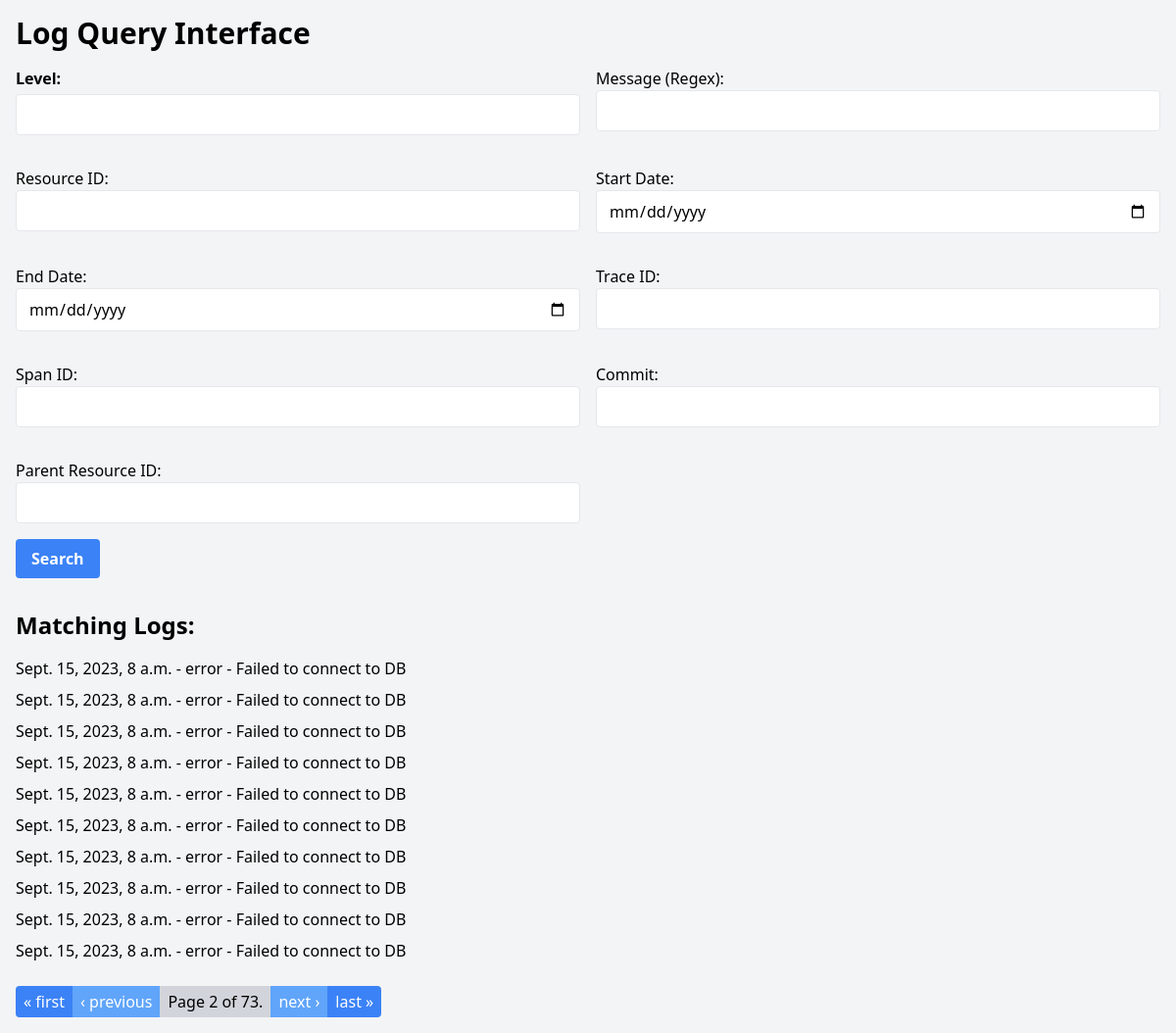
Screenshot of /query/?page=2 with the database file from the repository.
### log_ingestor_app/models.py (models this page shows, shortened)
class Log(models.Model):
    level = models.CharField(max_length=50)
    message = models.TextField()
    resourceId = models.CharField(max_length=100)
    timestamp = models.DateTimeField()
    traceId = models.CharField(max_length=100)
    spanId = models.CharField(max_length=100)
    commit = models.CharField(max_length=100)
    parentResourceId = models.CharField(max_length=100, null=True, blank=True)  # Nullable field

### log_ingestor_app/views.py (the view)
# urls.py: path('query/', views.query_logs, name='query_logs'),
def query_logs(request):
    logs = Log.objects.all().order_by('-timestamp')
    level = request.GET.get('level')
    message = request.GET.get('message')
    resourceId = request.GET.get('resourceId')
    start_date = request.GET.get('start_date')
    end_date = request.GET.get('end_date')
    traceId = request.GET.get('traceId')
    spanId = request.GET.get('spanId')
    commit = request.GET.get('commit')
    parentResourceId = request.GET.get('metadata__parentResourceId')
    if level:
        logs = logs.filter(level=level)
    if message:
        try:
            logs = logs.filter(message__regex=message)
        except re.error:
            pass  # Handle invalid regex pattern
    if resourceId:
        logs = logs.filter(resourceId=resourceId)
    if start_date and end_date:
        logs = logs.filter(timestamp__range=(start_date, end_date))
    if traceId:
        logs = logs.filter(traceId=traceId)
    if spanId:
        logs = logs.filter(spanId=spanId)
    if commit:
        logs = logs.filter(commit=commit)
    if parentResourceId:
        logs = logs.filter(metadata__parentResourceId=parentResourceId)
    paginator = Paginator(logs, 10)  # Display 10 logs per page
    page = request.GET.get('page')
    try:
        paginated_logs = paginator.page(page)
    except PageNotAnInteger:
        paginated_logs = paginator.page(1)
    except EmptyPage:
        paginated_logs = paginator.page(paginator.num_pages)
    context = {
        'logs': paginated_logs,
    }
    return render(request, 'query_logs.html', context)

### templates/query_logs.html (shortened to what this page needs)
<!DOCTYPE html>
<html>
<head>
    <link href="https://cdn.jsdelivr.net/npm/tailwindcss@2.2.19/dist/tailwind.min.css" rel="stylesheet">
</head>
<body class="bg-gray-100 p-4">
    <h1 class="text-3xl font-bold mb-4">Log Query Interface</h1>
    <form method="GET" action="{% url 'query_logs' %}" class="mb-8">
        <div class="grid grid-cols-2 gap-4">
            <div class="mb-4">
                <label for="level" class="block font-bold mb-1">Level:</label>
                <input type="text" id="level" name="level" class="border rounded px-3 py-2 w-full">
            </div>
            <div class="mb-4">
                <label for="message">Message (Regex):</label>
                <input type="text" id="message" name="message" class="border rounded px-3 py-2 w-full">
            </div>
            <div class="mb-4">
                <label for="resourceId">Resource ID:</label>
                <input type="text" id="resourceId" name="resourceId" class="border rounded px-3 py-2 w-full">
            </div>
            <div class="mb-4">
                <label for="start_date">Start Date:</label>
                <input type="date" id="start_date" name="start_date" class="border rounded px-3 py-2 w-full">
            </div>
            <div class="mb-4">
                <label for="end_date">End Date:</label>
                <input type="date" id="end_date" name="end_date" class="border rounded px-3 py-2 w-full">
            </div>
            <div class="mb-4">
                <label for="traceId">Trace ID:</label>
                <input type="text" id="traceId" name="traceId" class="border rounded px-3 py-2 w-full">
            </div>
            <div class="mb-4">
                <label for="spanId">Span ID:</label>
                <input type="text" id="spanId" name="spanId" class="border rounded px-3 py-2 w-full">
            </div>
            <div class="mb-4">
                <label for="commit">Commit:</label>
                <input type="text" id="commit" name="commit" class="border rounded px-3 py-2 w-full">
            </div>
            <div class="mb-4">
                <label for="parentResourceId">Parent Resource ID:</label>
                <input type="text" id="parentResourceId" name="parentResourceId" class="border rounded px-3 py-2 w-full">
            </div>
        </div>
        <button type="submit" class="bg-blue-500 hover:bg-blue-700 text-white font-bold py-2 px-4 rounded">
            Search
        </button>
    </form>
    <h2 class="text-2xl font-bold mb-4">Matching Logs:</h2>
    <ul>
        {% for log in logs %}
            <li class="mb-2">{{ log.timestamp }} - {{ log.level }} - {{ log.message }}</li>
        {% empty %}
            <li>No logs found</li>
        {% endfor %}
    </ul>
    <div class="mt-6">
        <span class="inline-flex">
            {% if logs.has_previous %}
                <a href="?page=1" class="px-2 py-1 bg-blue-500 text-white rounded-l">« first</a>
                <a href="?page={{ logs.previous_page_number }}" class="px-2 py-1 bg-blue-400 text-white">‹ previous</a>
            {% endif %}
            <span class="px-2 py-1 bg-gray-300">
                Page {{ logs.number }} of {{ logs.paginator.num_pages }}.
            </span>
            {% if logs.has_next %}
                <a href="?page={{ logs.next_page_number }}" class="px-2 py-1 bg-blue-400 text-white">next ›</a>
                <a href="?page={{ logs.paginator.num_pages }}" class="px-2 py-1 bg-blue-500 text-white rounded-r">last »</a>
            {% endif %}
        </span>
    </div>
</body>
</html>

### rows the page displays
Log: timestamp "Sept. 15, 2023, 8 a.m.", level "error", message "Failed to connect to DB"
Log: timestamp "Sept. 15, 2023, 8 a.m.", level "error", message "Failed to connect to DB"
Log: timestamp "Sept. 15, 2023, 8 a.m.", level "error", message "Failed to connect to DB"
Log: timestamp "Sept. 15, 2023, 8 a.m.", level "error", message "Failed to connect to DB"
Log: timestamp "Sept. 15, 2023, 8 a.m.", level "error", message "Failed to connect to DB"
Log: timestamp "Sept. 15, 2023, 8 a.m.", level "error", message "Failed to connect to DB"
Log: timestamp "Sept. 15, 2023, 8 a.m.", level "error", message "Failed to connect to DB"
Log: timestamp "Sept. 15, 2023, 8 a.m.", level "error", message "Failed to connect to DB"
Log: timestamp "Sept. 15, 2023, 8 a.m.", level "error", message "Failed to connect to DB"
Log: timestamp "Sept. 15, 2023, 8 a.m.", level "error", message "Failed to connect to DB"

### other values shown
{{ logs.number }} "2"
{{ logs.paginator.num_pages }} "73"
